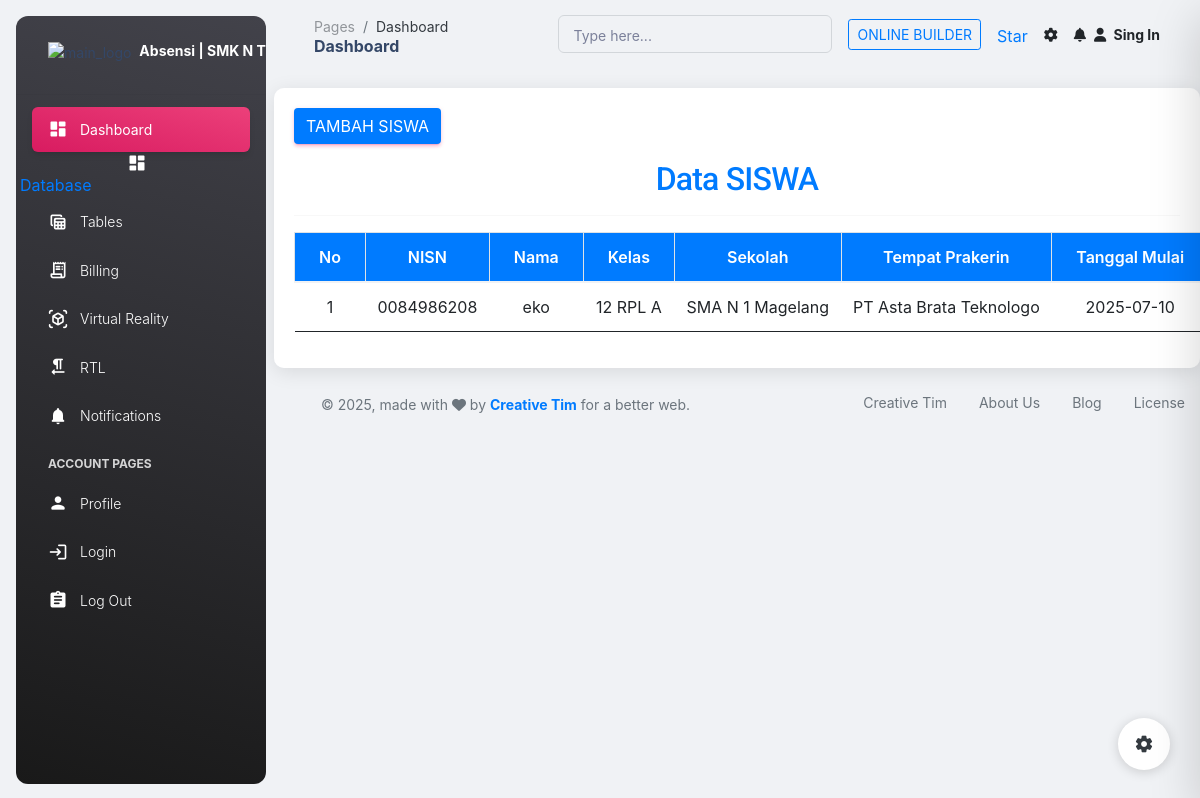
/pages/database.php, run on an earlier commit of the app's database.
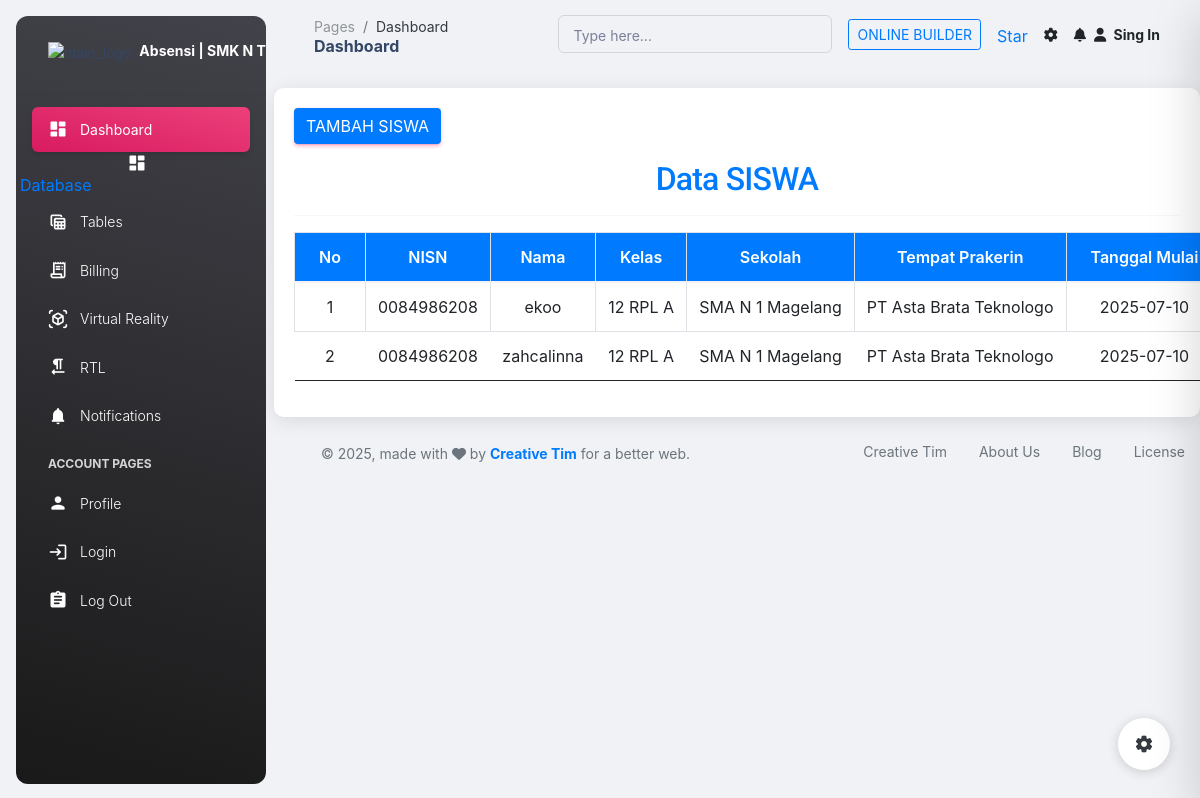
And on a later commit of the database.
### tables this page shows
CREATE TABLE `siswa` (
  `id_siswa` int(11) NOT NULL,
  `nis` varchar(15) NOT NULL,
  `nisn` varchar(15) NOT NULL,
  `nama_siswa` varchar(50) NOT NULL,
  `no_wa` varchar(20) NOT NULL,
  `kelas` varchar(10) NOT NULL,
  `pro_keahlian` varchar(20) NOT NULL,
  `TTL` varchar(100) NOT NULL,
  `id_sekolah` int(11) NOT NULL,
  `id_perusahaan` int(11) NOT NULL,
  `tanggal_mulai` date NOT NULL,
  `tanggal_selesai` date NOT NULL,
  `id_pembimbing` int(11) NOT NULL,
  `id_guru` int(11) NOT NULL,
  `username` varchar(20) NOT NULL,
  `password` varchar(20) NOT NULL
);

CREATE TABLE `sekolah` (
  `id_sekolah` int(11) NOT NULL,
  `nama_sekolah` varchar(50) NOT NULL,
  `alamat_sekolah` varchar(300) NOT NULL,
  `kepala_sekolah` varchar(25) NOT NULL,
  `logo_sekolah` varchar(255) DEFAULT NULL
);

CREATE TABLE `perusahaan` (
  `id_perusahaan` int(11) NOT NULL,
  `nama_perusahaan` varchar(50) NOT NULL,
  `alamat_perusahaan` varchar(300) NOT NULL
);

### pages/siswa/siswa.php (the view, shortened to what this page needs)
<?php
include('koneksi.php');
?>
<!DOCTYPE html>
<html lang="id">
<head>
    <link rel="stylesheet" href="https://stackpath.bootstrapcdn.com/bootstrap/4.5.2/css/bootstrap.min.css">
</head>
<body>
    <div class="container table-responsive">
        <a href="index.php?page=tambahsiswa" class="btn btn-primary mb-3">Tambah Siswa</a>
        <h2 class="text-center">Data SISWA</h2>
        <hr>
        <table class="table table-bordered table-hover">
            <thead>
                <tr class="text-center">
                    <th>No</th>
                    <th>NISN</th>
                    <th>Nama</th>
                    <th>Kelas</th>
                    <th>Sekolah</th>
                    <th>Tempat Prakerin</th>
                    <th>Tanggal Mulai</th>
                </tr>
            </thead>
            <tbody>
                <?php
                $sql = mysqli_query($coneksi, "
                    SELECT
                        s.id_siswa, s.nis, s.nisn, s.nama_siswa, s.kelas,
                        s.tanggal_mulai, s.tanggal_selesai,
                        sk.nama_sekolah,
                        p.nama_perusahaan
                    FROM siswa s
                    LEFT JOIN sekolah sk ON s.id_sekolah = sk.id_sekolah
                    LEFT JOIN perusahaan p ON s.id_perusahaan = p.id_perusahaan
                    ORDER BY sk.nama_sekolah ASC, p.nama_perusahaan ASC
                ") or die(mysqli_error($coneksi));
                if (mysqli_num_rows($sql) > 0) {
                    $no = 1;
                    while ($data = mysqli_fetch_assoc($sql)) {
                        echo '
                        <tr style="text-align:center; cursor:pointer;" onclick="window.location=\'index.php?page=editsiswa1&id_siswa=' . $data['id_siswa'] . '\'">
                            <td>' . $no++ . '</td>
                            <td>' . htmlspecialchars($data['nisn']) . '</td>
                            <td>' . htmlspecialchars($data['nama_siswa']) . '</td>
                            <td>' . htmlspecialchars($data['kelas']) . '</td>
                            <td>' . htmlspecialchars($data['nama_sekolah']) . '</td>
                            <td>' . htmlspecialchars($data['nama_perusahaan']) . '</td>
                            <td>' . htmlspecialchars($data['tanggal_mulai']) . '</td>
                            <td>' . htmlspecialchars($data['tanggal_selesai']) . '</td>
                        </tr>';
                    }
                } else {
                    echo '
                        <tr>
                            <td colspan="8" class="text-center">Tidak ada data.</td>
                        </tr>';
                }
                ?>
            </tbody>
        </table>
    </div>
</body>
</html>

What changed in the data, as far as the page shows it:
changed siswa: nama_siswa "eko" → "ekoo"
added siswa: nisn "0084986208", nama_siswa "zahcalinna", kelas "12 RPL A", id_sekolah.nama_sekolah "SMA N 1 Magelang", id_perusahaan.nama_perusahaan "PT Asta Brata Teknologo", tanggal_mulai "2025-07-10"
